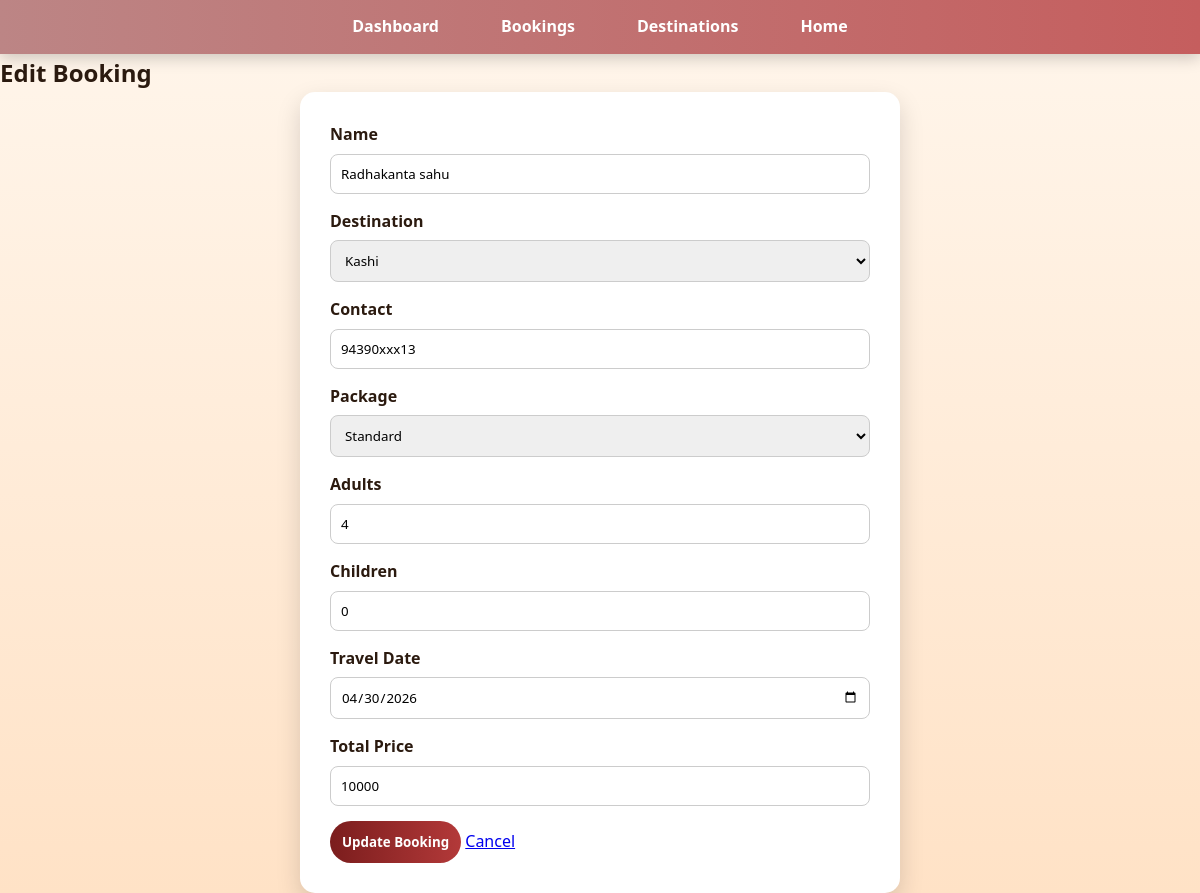
Screenshot of /admin/booking/edit/4 with the database file from the repository.
### app.py (models this page shows)
class Booking(db.Model):
    id = db.Column(db.Integer, primary_key=True)
    name = db.Column(db.String(100), nullable=False)
    destination = db.Column(db.String(100), nullable=False)
    contact = db.Column(db.String(255), nullable=False)
    package = db.Column(db.String(50), nullable=False)
    adults = db.Column(db.Integer, nullable=False)
    children = db.Column(db.Integer, nullable=False)
    date = db.Column(db.String(20), nullable=False)
    total_price = db.Column(db.Integer, nullable=False)

class Destination(db.Model):
    id = db.Column(db.Integer, primary_key=True)
    name = db.Column(db.String(100), nullable=False)
    state = db.Column(db.String(100), nullable=False)
    description = db.Column(db.Text, nullable=False)
    contact = db.Column(db.String(255), nullable=True)
    price = db.Column(db.Integer, nullable=False)
    image = db.Column(db.String(100))

### app.py (the view, shortened to what this page needs)
@app.route('/admin/booking/edit/<int:id>', methods=['GET', 'POST'])
def edit_booking(id):
    booking = Booking.query.get_or_404(id)
    destinations = Destination.query.all()
    return render_template(
        'edit_booking.html',
        booking=booking,
        destinations=destinations
    )

### templates/edit_booking.html (shortened to what this page needs)
<!DOCTYPE html>
<html lang="en">
<head>
  <link rel="stylesheet" href="{{ url_for('static', filename='css/style.css') }}">
</head>
<body>
<header>
  <nav class="navbar">
    <li><a href="{{ url_for('admin_dashboard') }}">Dashboard</a></li>
    <li><a href="{{ url_for('admin_booking') }}">Bookings</a></li>
    <li><a href="{{ url_for('admin_destination') }}">Destinations</a></li>
    <li><a href="{{ url_for('home') }}">Home</a></li>
  </nav>
</header>
<div class="container">
  <h2>Edit Booking</h2>
  <form action="{{ url_for('edit_booking', id=booking.id) }}"
        method="POST"
        class="form-box">
    <label>Name</label>
    <input type="text"
           name="name"
           value="{{ booking.name }}"
           required>
           <label>Destination</label>
           <select name="destination" required>
  {% for dest in destinations %}
    <option value="{{ dest.name }}"
      {% if booking.destination == dest.name %}selected{% endif %}>
      {{ dest.name }}
    </option>
  {% endfor %}
</select>
   <label>Contact</label>
    <input type="text"
           name="contact"
           value="{{ booking.contact }}"
           required>
    <label>Package</label>
    <select name="package" required>
      <option value="Standard" {% if booking.package == 'Standard' %}selected{% endif %}>Standard</option>
    </select>
    <label>Adults</label>
    <input type="number"
           name="adults"
           min="1"
           value="{{ booking.adults }}"
           required>
    <label>Children</label>
    <input type="number"
           name="children"
           min="0"
           value="{{ booking.children }}"
           required>
           <label>Travel Date</label>
    <input type="date" name="date" value="{{ booking.date }}" required>
    <label>Total Price</label>
<input type="text" name="total_price" id="total_price" value="{{ booking.total_price }}" readonly>
    <div class="form-actions">
      <button type="submit" class="btn">
        Update Booking
      </button>
      <a href="{{ url_for('admin_booking') }}"
         class="btn-cancel">
        Cancel
      </a>
    </div>
  </form>
</div>
</body>
</html>

### static/css/style.css (style rules this page uses)
* { margin: 0; padding: 0; box-sizing: border-box; font-family: "Poppins", "Segoe UI", sans-serif; }
body { background: linear-gradient(180deg, #fff6ec, #ffe2c6); color: #2b1a0f; line-height: 1.6; overflow-x: hidden; }
header { position: sticky; top: 0; z-index: 1000; background: linear-gradient(90deg, #bc8585, #c55e5e); box-shadow: 0 4px 15px rgba(0,0,0,0.2); }
.navbar { display: flex; justify-content: center; gap: 30px; padding: 14px 20px; list-style: none; }
.navbar a { color: #fff; text-decoration: none; font-weight: 600; padding: 8px 16px; border-radius: 25px; transition: 0.3s; }
form { background: #fff; padding: 30px; border-radius: 15px; max-width: 600px; margin: auto; box-shadow: 0 10px 25px rgba(0,0,0,0.15); }
form label { font-weight: 600; margin-bottom: 6px; display: block; }
form input, form select, form textarea { width: 100%; padding: 10px; margin-bottom: 15px; border-radius: 8px; border: 1px solid #ccc; }
form button { background: linear-gradient(90deg, #7b1d1d, #b33939); color: white; border: none; padding: 12px; border-radius: 30px; font-weight: bold; cursor: pointer; transition: 0.3s; }

### rows the page displays
Booking: name "Radhakanta sahu", destination "Kashi", contact "94390xxx13", package "Standard", adults "4", children "0", date "04/30/2026", total_price "10000"
